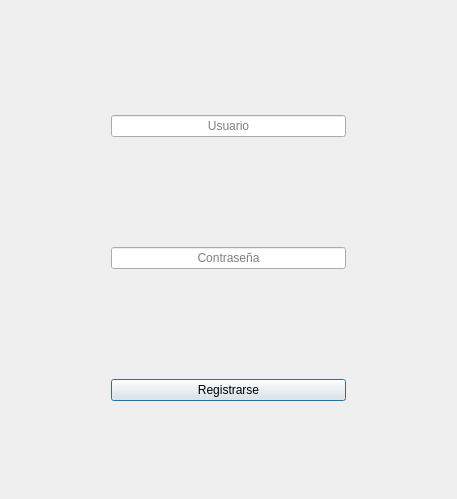
<?xml version="1.0" encoding="UTF-8"?>
<ui version="4.0">
 <class>Dialog</class>
 <widget class="QDialog" name="Dialog">
  <property name="geometry">
   <rect>
    <x>0</x>
    <y>0</y>
    <width>457</width>
    <height>499</height>
   </rect>
  </property>
  <property name="windowTitle">
   <string>Dialog</string>
  </property>
  <layout class="QVBoxLayout" name="verticalLayout_2">
   <item>
    <layout class="QVBoxLayout" name="verticalLayout">
     <property name="leftMargin">
      <number>100</number>
     </property>
     <property name="rightMargin">
      <number>100</number>
     </property>
     <item>
      <spacer name="horizontalSpacer">
       <property name="orientation">
        <enum>Qt::Horizontal</enum>
       </property>
       <property name="sizeHint" stdset="0">
        <size>
         <width>40</width>
         <height>20</height>
        </size>
       </property>
      </spacer>
     </item>
     <item>
      <widget class="QLineEdit" name="usuarioInput">
       <property name="alignment">
        <set>Qt::AlignCenter</set>
       </property>
       <property name="placeholderText">
        <string>Usuario</string>
       </property>
      </widget>
     </item>
     <item>
      <spacer name="horizontalSpacer_3">
       <property name="orientation">
        <enum>Qt::Horizontal</enum>
       </property>
       <property name="sizeHint" stdset="0">
        <size>
         <width>40</width>
         <height>20</height>
        </size>
       </property>
      </spacer>
     </item>
     <item>
      <widget class="QLineEdit" name="passInput">
       <property name="alignment">
        <set>Qt::AlignCenter</set>
       </property>
       <property name="placeholderText">
        <string>Contraseña</string>
       </property>
      </widget>
     </item>
     <item>
      <spacer name="horizontalSpacer_2">
       <property name="orientation">
        <enum>Qt::Horizontal</enum>
       </property>
       <property name="sizeHint" stdset="0">
        <size>
         <width>40</width>
         <height>20</height>
        </size>
       </property>
      </spacer>
     </item>
     <item>
      <widget class="QPushButton" name="pushButton">
       <property name="text">
        <string>Registrarse</string>
       </property>
      </widget>
     </item>
    </layout>
   </item>
  </layout>
 </widget>
 <resources/>
 <connections/>
</ui>
